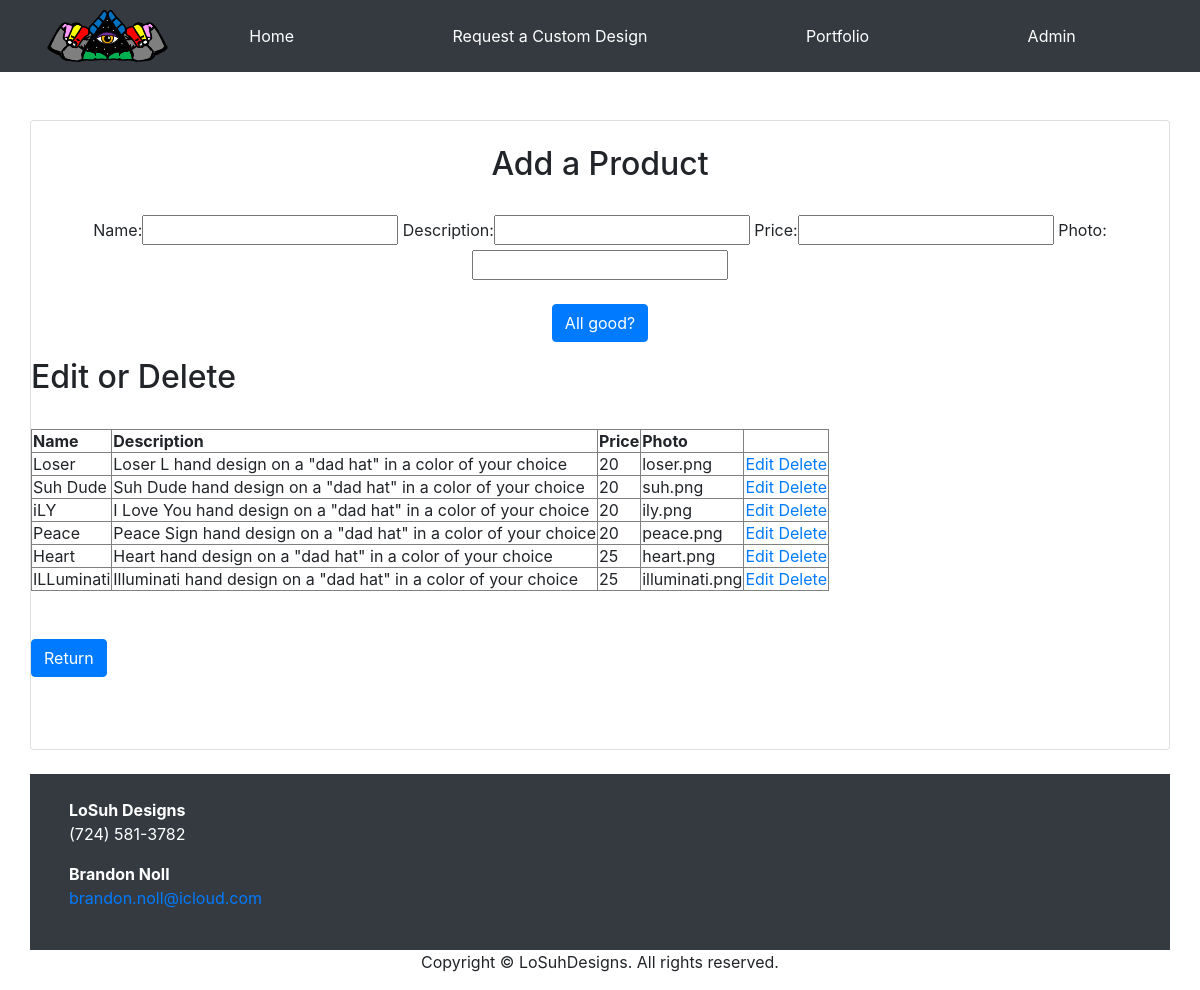
Before: /adminIndex.php with the older database file.
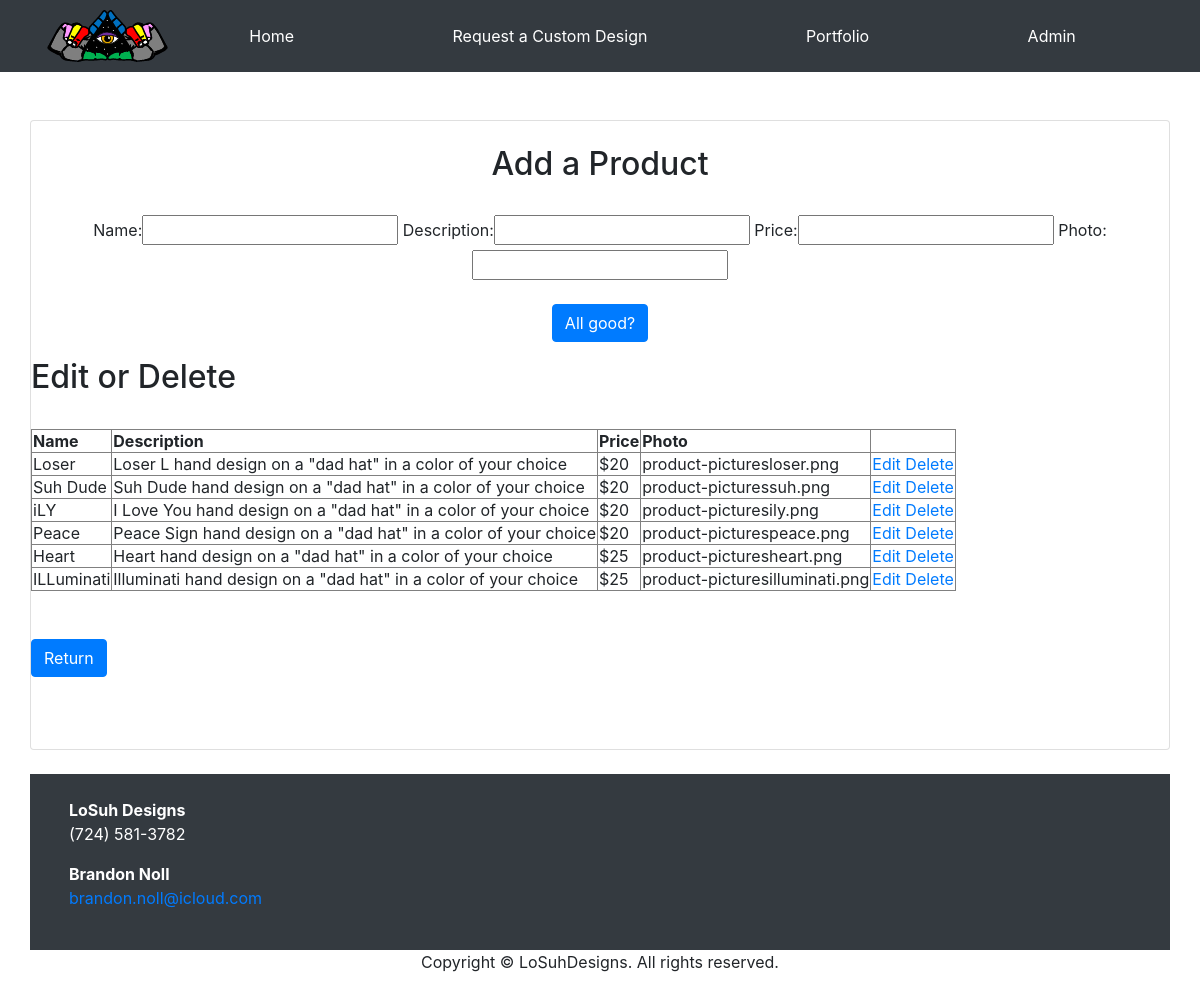
After: the same page with the newer database file.
### tables this page shows
CREATE TABLE `items` (
  `id` int(200) NOT NULL,
  `name` varchar(24) NOT NULL,
  `description` varchar(200) NOT NULL,
  `photo` varchar(200) DEFAULT NULL,
  `price` varchar(3) NOT NULL
);

### adminIndex.php (the view, shortened to what this page needs)
<?php require "bootstrapStyleSheet.php"; ?>
<?php require 'header.php'; ?>
<div class="container">
    <div class="row text-center">
        <div class="mx-auto">
            <div class="card text-center">
                <div class="container">
                    <div class="row text-center">
                        <br/>
							<div>
							<h2> Add a Product </h2>
							<br/>
								<form method="POST" action="adminAdd.php">
									<label>Name: </label><input type="text" name="name">
									<label>Description: </label><input type="text" name="description">
									<label>Price: </label><input type="text" name="price">
									<label>Photo: </label><input type="text" name="photo">
									<br/>
									<br/>
									<button name="submit" class="btn btn-primary" type="submit">All good?</button>
								</form>
							</div>
					</div>
                    <div class="row text-center">
							<h2> Edit or Delete </h2>
					</div>
							<br/>
					<div class="row text-center">
								<table border="1">
									<thead>
										<th>Name</th>
										<th>Description</th>
										<th>Price</th>
										<th>Photo</th>
										<th></th>
									</thead>
									<tbody>
											<?php
												include('adminConn.php');
												$query=mysqli_query($conn,"select * from `items`");
												while($row=mysqli_fetch_array($query)){
											?>
										<tr>
											<td><?php echo $row['name']; ?></td>
											<td><?php echo $row['description']; ?></td>
											<td><?php echo $row['price']; ?></td>
											<td><?php echo $row['photo']; ?></td>
											<td>
												<a href="adminEdit.php?id=<?php echo $row['id']; ?>">Edit</a>
												<a href="adminDelete.php?id=<?php echo $row['id']; ?>">Delete</a>
											</td>
										</tr>
										<?php
											}
										?>
									</tbody>
								</table>
					</div>
									<br/>
									<br/>
									<div class="row">
									<a href="admin.php" class="btn btn-primary">Return</a>
									</div>
									<br/>
									<br/>
                </div>
				<br/>
            </div>
        </div>
    </div>
</div>
<?php require 'footer.php'; ?>

### bootstrapStyleSheet.php
<link href="css/bootstrap-4.3.1.css" rel="stylesheet">

### header.php (shortened to what this page needs)
<head>
    <link href="css\bootstrap-4.3.1.css" rel="stylesheet">
  <nav class="navbar navbar-expand-lg navbar-dark bg-dark">
      <div class="container">
      <a href="index.php" class="pull-left"><img src="logo\logo.png"></a>
        <div class="collapse navbar-collapse" id="navbarSupportedContent">
        <ul id="menu-main-nav" class="navbar-nav nav-fill w-100">
            <li class="nav-item active">
              <a class="nav-link" href="index.php">Home <span class="sr-only">(current)</span></a>
            </li>
            <li class="nav-item active">
              <a class="nav-link" href="request.php">Request a Custom Design</a>
            </li>
            <li class="nav-item active">
              <a class="nav-link" href="portfolio.php">Portfolio</a>
            </li>
            <li class="nav-item active">
              <a class="nav-link" href="Admin.php">Admin</a>
            </li>
          </ul>
        </div>
      </div>
    </nav>
    </head>

### footer.php
<div class="container text-white bg-dark p-4">
      <div class="col-md-4 col-lg-5 col-6">
          <address>
            <strong>LoSuh Designs</strong><br>
            <abbr title="Phone"></abbr> (724) 581-3782
          </address>
          <address>
            <strong>Brandon Noll</strong><br>
            <a href="mailto:#">brandon.noll@icloud.com</a>
          </address>
      </div>
    </div>
    <footer class="text-center">
      <div class="container">
        <div class="row">
          <div class="col-12">
            <p>Copyright © LoSuhDesigns. All rights reserved.</p>
          </div>
        </div>
      </div>
    </footer>

Changed rows visible on the page:
changed items "Loser": price "20" → "$20"; photo "loser.png" → "product-picturesloser.png"
changed items "Suh Dude": price "20" → "$20"; photo "suh.png" → "product-picturessuh.png"
changed items "iLY": price "20" → "$20"; photo "ily.png" → "product-picturesily.png"
changed items "Peace": price "20" → "$20"; photo "peace.png" → "product-picturespeace.png"
changed items "Heart": price "25" → "$25"; photo "heart.png" → "product-picturesheart.png"
changed items "ILLuminati": price "25" → "$25"; photo "illuminati.png" → "product-picturesilluminati.png"
